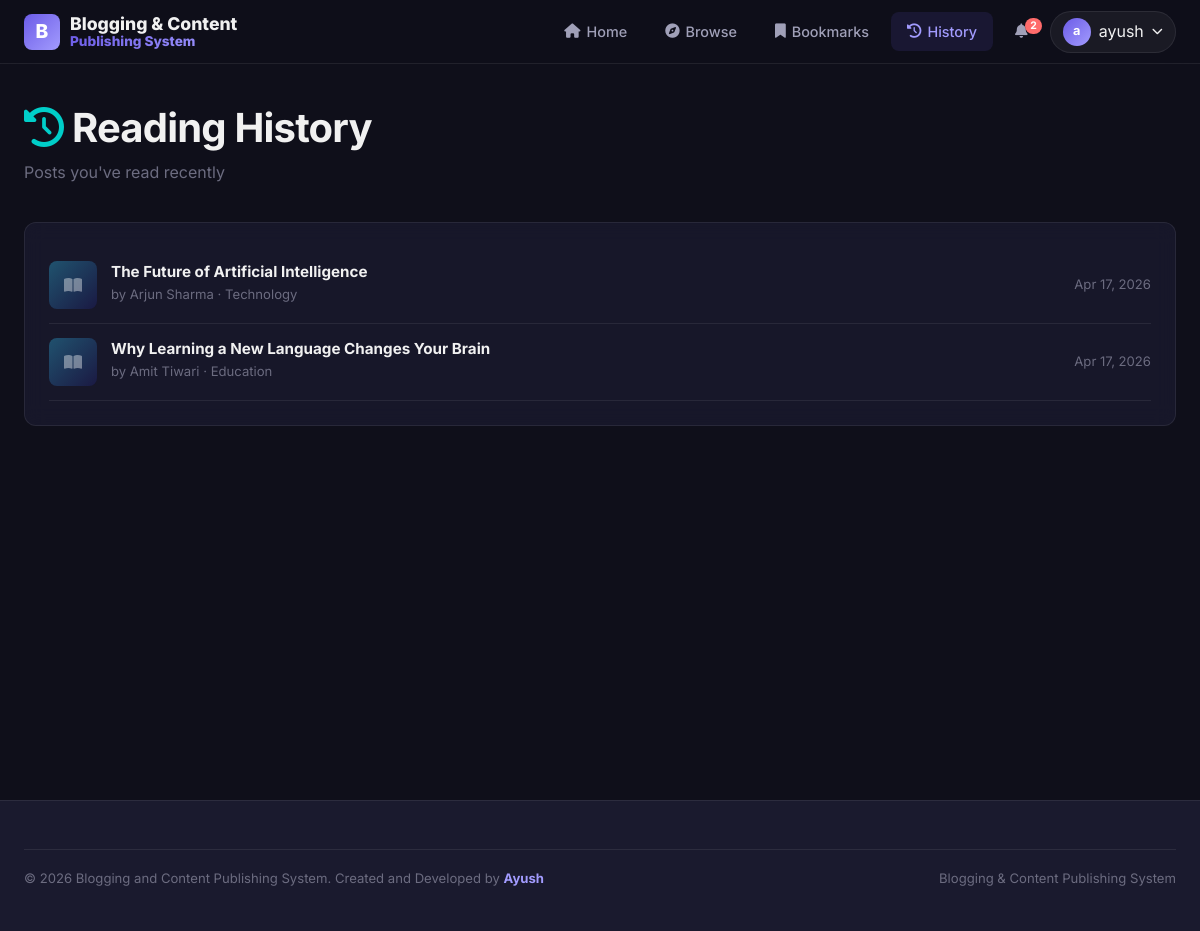
The app's page /reader/history/ (signed in) with its own data.
### reader/models.py (models this page shows)
class tbl_post_views(models.Model):
    post_id = models.ForeignKey(tbl_posts, on_delete=models.CASCADE, related_name='views')
    user_id = models.ForeignKey(tbl_user, on_delete=models.CASCADE, related_name='post_views')
    viewed_at = models.DateTimeField(auto_now_add=True)

### author/models.py (models this page shows, shortened)
class tbl_posts(models.Model):
    author_id = models.ForeignKey(tbl_authors, on_delete=models.CASCADE, related_name='posts')
    category_id = models.ForeignKey(tbl_categories, on_delete=models.CASCADE, related_name='posts')
    title = models.CharField(max_length=200)
    content = models.TextField()
    excerpt = models.TextField(blank=True, default='', max_length=500)
    featured_image = models.ImageField(upload_to='posts/featured/', blank=True, null=True)
    status = models.BooleanField(default=False)  # False=Pending/Draft, True=Published
    is_submitted = models.BooleanField(default=False)  # True=Pending Review, False=Draft
    is_featured = models.BooleanField(default=False)
    created_at = models.DateTimeField(auto_now_add=True)
    updated_at = models.DateTimeField(auto_now=True)
    class Meta:
        ordering = ['-created_at']
        verbose_name_plural = "Posts"

class tbl_authors(models.Model):
    user_id = models.OneToOneField(tbl_user, on_delete=models.CASCADE, related_name='author_profile')
    bio = models.TextField(blank=True, default='')
    profile_image = models.ImageField(upload_to='authors/profiles/', blank=True, null=True)
    website = models.URLField(blank=True, default='')
    created_at = models.DateTimeField(auto_now_add=True)

class tbl_categories(models.Model):
    name = models.CharField(max_length=50, unique=True)
    description = models.TextField(blank=True, default='')
    created_at = models.DateTimeField(auto_now_add=True)
    class Meta:
        verbose_name_plural = "Categories"

### accounts/models.py (models this page shows, shortened)
class tbl_user(models.Model):
    name = models.CharField(max_length=80)
    username = models.CharField(max_length=30, unique=True)
    email = models.EmailField(unique=True, max_length=60)
    password = models.CharField(max_length=128)
    role = models.CharField(max_length=20, default='reader',
                            choices=[('admin', 'Admin'), ('author', 'Author'), ('reader', 'Reader')])
    status = models.BooleanField(default=True)
    created_at = models.DateTimeField(auto_now_add=True)
    updated_at = models.DateTimeField(auto_now=True)

### reader/views.py (the view)
# urls.py: path('history/', views.history, name='reader_history'),
def history(request):
    ctx = get_session_context(request)
    ctx.update({"zone": "reader", "page": "history"})
    uid = request.session.get('user_id')
    if uid:
        ctx["history"] = tbl_post_views.objects.filter(user_id__id=uid).order_by("-id")
    return render(request, "reader/history.html", ctx)

### reader/views.py (called while the page is built)
def get_session_context(request):
    uid = request.session.get('user_id')
    notif_count = 0
    if uid:
        notif_count = tbl_notifications.objects.filter(user_id__id=uid, is_read=False).count()
    return {
        'user_id': uid,
        'user_name': request.session.get('user_name', 'Guest'),
        'user_role': request.session.get('user_role', 'reader'),
        'user_username': request.session.get('user_username', ''),
        'notif_count': notif_count,
    }

### templates/reader/history.html (shortened to what this page needs)
{% extends "reader/base.html" %}
{% block content %}
<div class="page-header">
    <h1><i class="fas fa-history" style="color:var(--accent-cyan);"></i> Reading History</h1>
    <p style="color:var(--text-muted);">Posts you've read recently</p>
</div>
<div class="page-content">
    {% if history %}
    <div class="card">
        {% for h in history %}
        <div
            style="display:flex;justify-content:space-between;align-items:center;padding:14px 0;border-bottom:1px solid var(--border-color);">
            <div style="display:flex;align-items:center;gap:14px;">
                <div
                    style="width:48px;height:48px;border-radius:var(--radius-sm);background:linear-gradient(135deg, hsl({{ forloop.counter|add:200 }}, 55%, 28%), hsl({{ forloop.counter|add:240 }}, 45%, 18%));display:flex;align-items:center;justify-content:center;">
                    <i class="fas fa-book-open" style="color:rgba(255,255,255,0.4);"></i>
                </div>
                <div>
                    <h5 style="font-size:0.95rem;"><a href="/reader/blog/{{ h.post_id.id }}/"
                            style="color:var(--text-primary);">{{ h.post_id.title }}</a></h5>
                    <span style="font-size:0.82rem;color:var(--text-muted);">by {{ h.post_id.author_id.user_id.name }} ·
                        {{ h.post_id.category_id.name }}</span>
                </div>
            </div>
            <span style="font-size:0.82rem;color:var(--text-muted);">{{ h.viewed_at|date:"M d, Y" }}</span>
        </div>
        {% endfor %}
    </div>
    {% endif %}
</div>
{% endblock %}

### static/css/style.css (style rules this page uses)
:root { --primary: #6C5CE7; --primary-light: #A29BFE; --primary-dark: #4A3DB8; --primary-glow: rgba(108, 92, 231, 0.3); --accent-pink: #FD79A8; --accent-cyan: #00CEC9; --accent-orange: #FDCB6E; --accent-green: #00B894; --accent-red: #FF6B6B; --bg-primary: #0F0F1A; --bg-secondary: #1A1A2E; --bg-tertiary: #16213E; --bg-card: rgba(26, 26, 46, 0.8); --bg-glass: rgba(255, 255, 255, 0.05); --bg-glass-hover: rgba(255, 255, 255, 0.08); --text-primary: #F1F1F1; --text-secondary: #A0A0B8; --text-muted: #6C6C80; --text-inverse: #0F0F1A; --border-color: rgba(255, 255, 255, 0.08); --border-hover: rgba(255, 255, 255, 0.15); --border-active: rgba(108, 92, 231, 0.5); --shadow-sm: 0 2px 8px rgba(0, 0, 0, 0.2); --shadow-md: 0 4px 16px rgba(0, 0, 0, 0.3); --shadow-lg: 0 8px 32px rgba(0, 0, 0, 0.4); --shadow-glow: 0 0 20px rgba(108, 92, 231, 0.2); --radius-sm: 8px; --radius-md: 12px; --radius-lg: 16px; --radius-xl: 24px; --radius-full: 9999px; --transition-fast: 0.15s ease; --transition-normal: 0.3s ease; --transition-slow: 0.5s ease; --gradient-primary: linear-gradient(135deg, #6C5CE7, #A29BFE); --gradient-hero: linear-gradient(135deg, #0F0F1A 0%, #1A1A2E 50%, #16213E 100%); --gradient-card: linear-gradient(145deg, rgba(26, 26, 46, 0.9), rgba(22, 33, 62, 0.6)); }
*, *::before, *::after { margin: 0; padding: 0; box-sizing: border-box; }
html { scroll-behavior: smooth; font-size: 16px; }
body { font-family: 'Inter', -apple-system, sans-serif; background: var(--bg-primary); color: var(--text-primary); line-height: 1.6; min-height: 100vh; overflow-x: hidden; -webkit-font-smoothing: antialiased; }
a { color: var(--primary-light); text-decoration: none; transition: color var(--transition-fast); }
h1, h2, h3, h4, h5, h6 { font-weight: 700; line-height: 1.2; color: var(--text-primary); }
h1 { font-size: 2.5rem; letter-spacing: -0.02em; }
h5 { font-size: 1.1rem; }
p { color: var(--text-secondary); margin-bottom: 12px; }
.card { background: var(--bg-card); border: 1px solid var(--border-color); border-radius: var(--radius-md); padding: 24px; backdrop-filter: blur(10px); transition: all var(--transition-normal); }
.page-header { padding: 40px 0 24px; }
.page-header h1 { margin-bottom: 8px; }
.page-content { padding-bottom: 60px; }

### records on screen
tbl_post_views: post_id "The Future of Artificial Intelligence", post_id.author_id.user_id.name "Arjun Sharma", post_id.category_id.name "Technology", viewed_at "Apr 17, 2026"
tbl_post_views: post_id "Why Learning a New Language Changes Your Brain", post_id.author_id.user_id.name "Amit Tiwari", post_id.category_id.name "Education", viewed_at "Apr 17, 2026"

### other values on screen
{{ notif_count }} "2"
{{ user_name|first }} "a"
{{ user_name }} "ayush"
